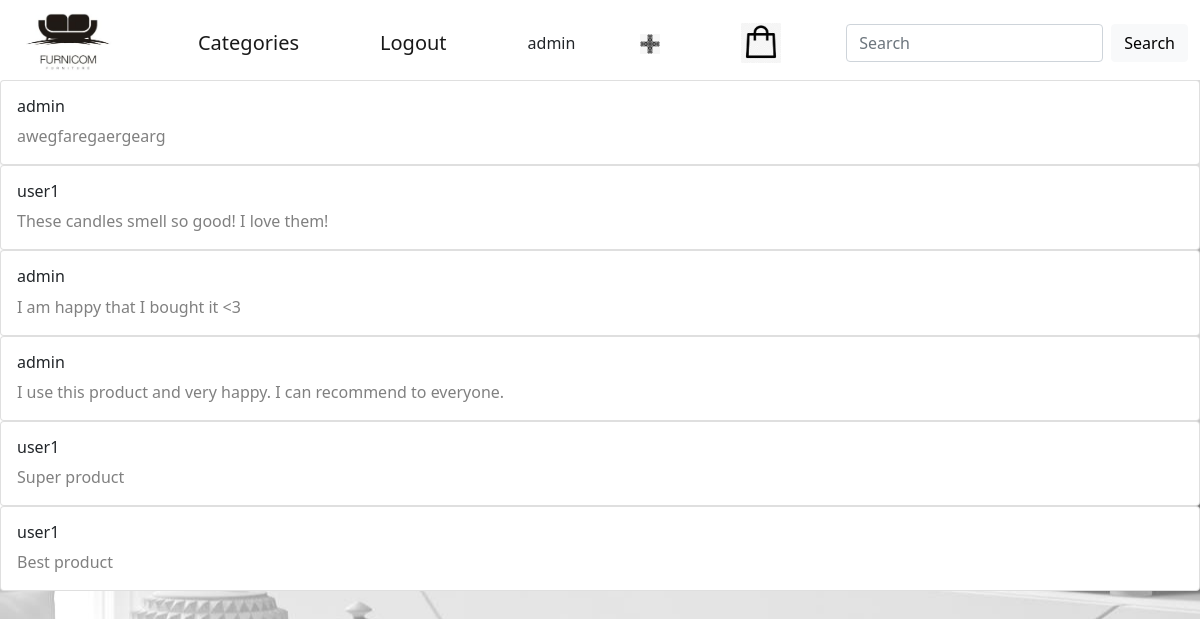
/product/10/list_comments/ (signed in), run on the app's committed database.
### product/models.py (models this page shows, shortened)
class Comment(models.Model):
    product = models.ForeignKey(Product, on_delete=models.CASCADE, related_name='product', verbose_name='Product')
    user = models.ForeignKey(User, on_delete=models.CASCADE, related_name='user', verbose_name='User')
    body = models.TextField()
    created = models.DateTimeField(auto_now_add=True)
    class Meta:
        ordering = ['-created']

### product/views.py (the view)
# urls.py: path('product/<int:product_id>/list_comments/', CommentPage.as_view(), name='list_comments'),
class CommentPage(ListView):
    model = Comment
    template_name = 'product/list_comments.html'
    context_object_name = 'list_comments'

### product/templates/product/list_comments.html
{% extends 'base.html' %}
{% block content %}
{% for comment in list_comments %}
<div class="card">
    <div class="card-body">
        <h6 style="color:dark-grey">{{ comment.user }}</h6>
        <p style="color:grey" class="card-text">{{ comment.body }}</p>
    </div>
</div>
{% endfor %}
{% endblock %}

### templates/base.html (shortened to what this page needs)
<!DOCTYPE html>
{% load static %}
<html lang="en">
<head>
    <link href="https://cdn.jsdelivr.net/npm/bootstrap@5.0.0-beta3/dist/css/bootstrap.min.css" rel="stylesheet">
</head>
<body >
<nav style="height:80px" class="navbar navbar-light bg-white">
    <div class="container-fluid" >
        <a href="{% url 'home' %}" class="navbar-brand"><img style="width: 100px; height: auto; margin-left: 5px;" src="{% static 'img/logo3.png' %}"></a>
        <a href="{% url 'category' %}" class="navbar-brand">Categories</a>
        {% if not request.user.is_authenticated %}
        <a href="{% url 'signup' %}" class="navbar-brand">Sign Up</a>
        <a href="{% url 'login' %}" class="navbar-brand">Login</a>
        {% else %}
        <a href="{% url 'logout' %}" class="navbar-brand">Logout</a>
        <span>{{ request.user.username }}</span>
        {% endif %}
        {% if request.user.is_staff and request.user.is_superuser and request.user.is_authenticated %}
        <a href="{% url 'create-product' %}" class="navbar-brand">
            <img style="width: 20px; height: auto;" src="{% static 'img/plus.png' %}"></a>
        {% endif %}
        <a href="{% url 'cart_detail' %}">
            <img  id="cart-icon" src="{% static 'img/cart1.jpg' %}" width="40" height="40" >
        </a>
        <form class="d-flex" method="get" action="{% url 'search' %}">
            <input name="q" class="form-control me-2" type="search" placeholder="Search" aria-label="Search">
            <button class="btn btn-light" type="submit">Search</button>
        </form>
    </div>
</nav>
{% block content %}
{% endblock %}
</body>
</html>

### templates/base.html (style rules this page uses)
A:link { text-decoration: none; }
A { font-size: 14px; color: grey; }

### data on the page
Comment: user "admin", body "awegfaregaergearg"
Comment: user "user1", body "These candles smell so good! I love them!"
Comment: user "admin", body "I am happy that I bought it <3"
Comment: user "admin", body "I use this product and very happy. I can recommend to everyone."
Comment: user "user1", body "Super product"
Comment: user "user1", body "Best product"

### other printed values
{{ request.user.username }} "admin"
